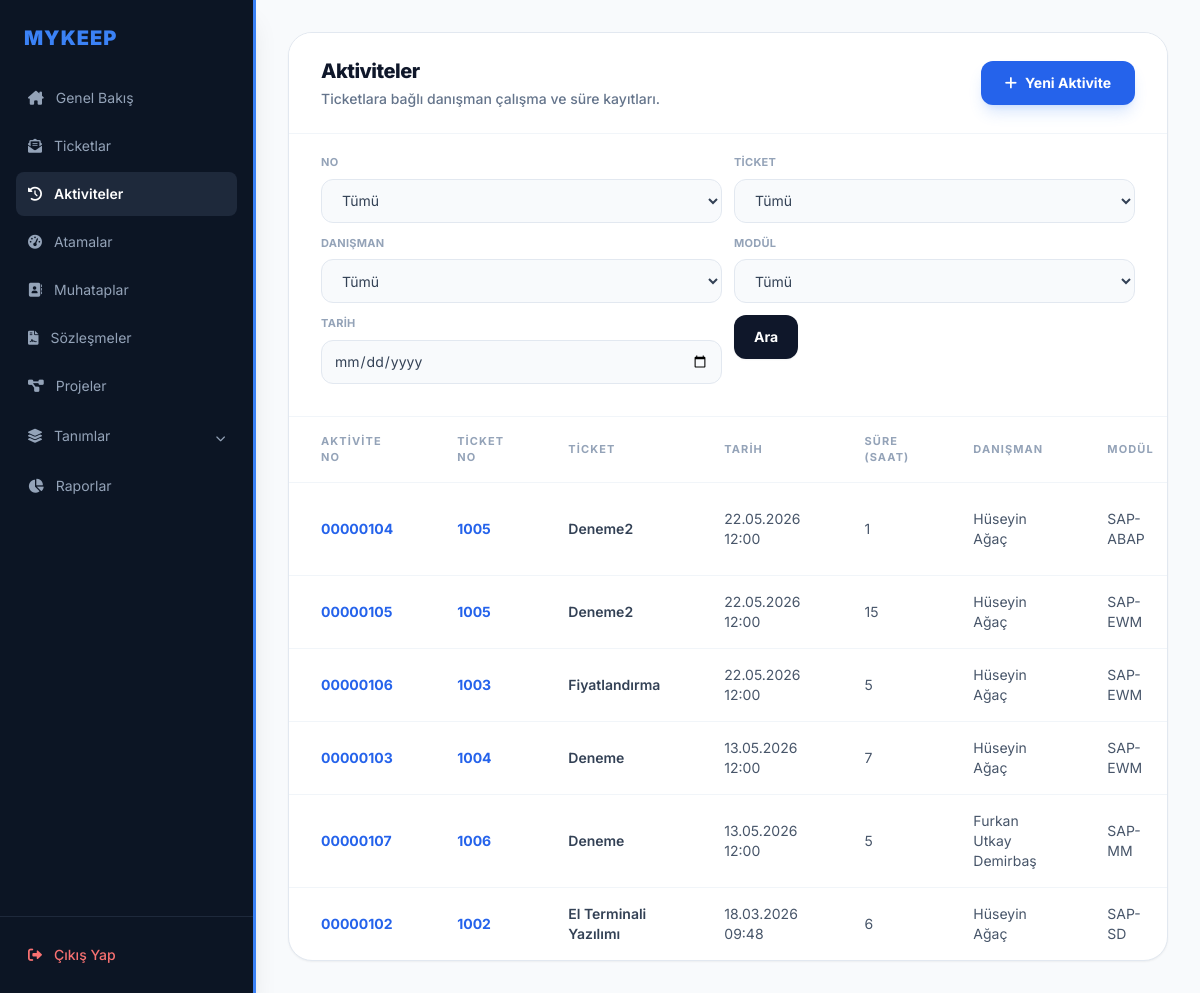
/aktiviteler/ (signed in), run on the app's committed database.
### ticket/models.py (models this page shows, shortened)
class aktivite ( models.Model):
    number = models.IntegerField(auto_created= True,primary_key=True,unique=True, blank=True)
    ticketno = models.ForeignKey("ticket",to_field="ticketno", on_delete=models.CASCADE ,null=True)
    date = models.DateTimeField(blank = False, auto_now_add=False, null=False)
    time = models.IntegerField(null=False, blank=True)
    danisman = models.ForeignKey("modul.danisman", to_field="username", on_delete=models.CASCADE, null=True)
    modul = models.ForeignKey("modul.bolum", to_field="kod", on_delete=models.CASCADE, null=True)
    aciklama = models.TextField(null=True, blank=True)

class ticket(models.Model):
    ticketno = models.IntegerField(primary_key=True, unique=True, blank=True)
    konu: models.CharField= models.CharField(max_length=100)
    unvan = models.ForeignKey("muhatap.muhatap", to_field="unvan", on_delete=models.CASCADE, null=True)
    sozlesmeno = models.ForeignKey("sozlesme.sozlesmeler", to_field="sozlesmeno", on_delete=models.CASCADE, null=True)
    bolumkod = models.ForeignKey("modul.bolum", to_field="kod", on_delete=models.CASCADE, null=True)
    destekturu = models.ForeignKey("destekturu.destektur", to_field="definition", on_delete=models.PROTECT, null=True)
    taleptarih = models.DateTimeField(default=timezone.now)
    termintarih = models.DateTimeField(null=True, blank=True)
    oncelikkod = models.ForeignKey("destekturu.oncelik", to_field="kod", on_delete=models.CASCADE, null=True)
    aciklama = models.TextField(null=True, blank=True)
    durumtanim = models.ForeignKey("statu", to_field="durumtanim", on_delete=models.CASCADE, null=True)
    faturadurum = models.ForeignKey("faturalama", to_field="faturadurum", on_delete=models.CASCADE, null=True)
    danisman = models.ManyToManyField("modul.danisman", blank=True, related_name="ticket_danismanlar")
    efor = models.FloatField(null=True, blank=True)
    onay = models.BooleanField(default=False)
    musteri_ticket_no = models.CharField(max_length=50, null=True, blank=True, verbose_name="Müşteri Ticket No")

### modul/models.py (models this page shows)
class danisman(models.Model):
    username = models.CharField(max_length=10, unique=True)
    isim = models.CharField(max_length=40)
    email = models.EmailField(max_length=100, null=True, blank=True)
    telefon = models.CharField(max_length=10)
    tur = models.CharField(
        max_length=20,
        choices=[('İç Kaynak', 'İç Kaynak'), ('Dış Kaynak', 'Dış Kaynak')],
        default='İç Kaynak',
        verbose_name="Danışman Türü"
    )
    yetkinlik = models.ManyToManyField(bolum, related_name="yetkinlikler")
    def __str__(self):
        return f"{self.isim}"

class bolum(models.Model):
    kod = models.CharField(max_length=10, unique=True)
    program = models.CharField(max_length=40, null=True)
    isim = models.CharField(max_length=20)
    programresim = models.ImageField(upload_to='resimler', null=True, blank=True)
    list_display = ('kod', 'program', 'isim', 'programresim')
    def __str__(self):
        return f"{self.program}-{self.isim}"

### ticket/views.py (the view)
# urls.py: path('aktiviteler/', ticket_views.aktivite_listesi, name='aktivite_listesi'),
def aktivite_listesi(request):
    aktiviteler = aktivite.objects.select_related("ticketno", "danisman", "modul").all().order_by("-date")
    if hasattr(request.user, 'userprofile'):
        profile = request.user.userprofile
        if profile.role == 'Firma' and profile.muhatap_firma:
            aktiviteler = aktiviteler.filter(ticketno__unvan=profile.muhatap_firma)
        elif profile.role == 'Danisman' and profile.danisman_profil:
            aktiviteler = aktiviteler.filter(danisman=profile.danisman_profil)
    aktivite_no = request.GET.get("aktivite_no", "").strip()
    ticket_secimi = request.GET.get("ticket", "").strip()
    danisman = request.GET.get("danisman", "").strip()
    modul = request.GET.get("modul", "").strip()
    tarih = request.GET.get("tarih", "").strip()
    if aktivite_no:
        aktiviteler = aktiviteler.filter(number=aktivite_no)
    if ticket_secimi:
        aktiviteler = aktiviteler.filter(ticketno_id=ticket_secimi)
    if danisman:
        aktiviteler = aktiviteler.filter(danisman__username=danisman)
    if modul:
        aktiviteler = aktiviteler.filter(modul_id=modul)
    if tarih:
        aktiviteler = aktiviteler.filter(date__date=tarih)
    context = {
        "aktiviteler": aktiviteler,
        "aktivite_nolari": aktivite.objects.order_by("number").values_list("number", flat=True),
        "secili_aktivite_no": aktivite_no,
        "secili_ticket": ticket_secimi,
        "secili_danisman": danisman,
        "secili_modul": modul,
        "tarih": tarih,
        "form": AktiviteForm(),
    }
    return render(request, "aktivite_listesi.html", context)

### templates/aktivite_listesi.html (shortened to what this page needs)
{% extends 'base.html' %}
{% block content %}
<div class="bg-white border border-slate-200 rounded-3xl shadow-sm overflow-hidden">
    <div class="px-8 py-6 border-b border-slate-100 flex justify-between items-center bg-white">
        <div>
            <h2 class="text-xl font-extrabold text-slate-900 tracking-tight">Aktiviteler</h2>
            <p class="text-sm text-slate-500 font-medium mt-1">Ticketlara bağlı danışman çalışma ve süre kayıtları.</p>
        </div>
        <a href="{% url 'aktivite_ekle' %}" class="bg-blue-600 hover:bg-blue-700 text-white text-sm font-bold py-3 px-6 rounded-xl transition shadow-lg shadow-blue-500/20 inline-flex items-center active:scale-95">
            <i class="fa-solid fa-plus mr-2"></i>Yeni Aktivite
        </a>
    </div>
    <form method="get" class="px-8 py-5 border-b border-slate-100 bg-white">
        <div class="grid grid-cols-1 gap-3 md:grid-cols-2 xl:grid-cols-[1fr_1fr_1fr_1fr_160px_auto_auto] xl:items-end">
            <div>
                <label class="mb-2 block text-[11px] font-bold uppercase tracking-wide text-slate-400">No</label>
                <select name="aktivite_no" class="w-full h-11 rounded-xl border border-slate-200 bg-slate-50 px-4 text-sm text-slate-700 outline-none transition focus:border-blue-500 focus:bg-white focus:ring-4 focus:ring-blue-500/10">
                    <option value="">Tümü</option>
                </select>
            </div>
            <div>
                <label class="mb-2 block text-[11px] font-bold uppercase tracking-wide text-slate-400">Ticket</label>
                <select name="ticket" class="w-full h-11 rounded-xl border border-slate-200 bg-slate-50 px-4 text-sm text-slate-700 outline-none transition focus:border-blue-500 focus:bg-white focus:ring-4 focus:ring-blue-500/10">
                    <option value="">Tümü</option>
                </select>
            </div>
            <div>
                <label class="mb-2 block text-[11px] font-bold uppercase tracking-wide text-slate-400">Danışman</label>
                <select name="danisman" class="w-full h-11 rounded-xl border border-slate-200 bg-slate-50 px-4 text-sm text-slate-700 outline-none transition focus:border-blue-500 focus:bg-white focus:ring-4 focus:ring-blue-500/10">
                    <option value="">Tümü</option>
                </select>
            </div>
            <div>
                <label class="mb-2 block text-[11px] font-bold uppercase tracking-wide text-slate-400">Modül</label>
                <select name="modul" class="w-full h-11 rounded-xl border border-slate-200 bg-slate-50 px-4 text-sm text-slate-700 outline-none transition focus:border-blue-500 focus:bg-white focus:ring-4 focus:ring-blue-500/10">
                    <option value="">Tümü</option>
                </select>
            </div>
            <div>
                <label class="mb-2 block text-[11px] font-bold uppercase tracking-wide text-slate-400">Tarih</label>
                <input type="date" name="tarih" value="{{ tarih }}" class="w-full h-11 rounded-xl border border-slate-200 bg-slate-50 px-3 text-sm text-slate-700 outline-none transition focus:border-blue-500 focus:bg-white focus:ring-4 focus:ring-blue-500/10">
            </div>
            <div>
                <button type="submit" class="h-11 rounded-xl bg-slate-900 px-5 text-sm font-bold text-white shadow-sm transition hover:bg-slate-700">Ara</button>
            </div>
        </div>
    </form>
    <table class="w-full text-left border-collapse">
        <thead>
            <tr class="text-[11px] uppercase tracking-widest text-slate-400 font-bold border-b border-slate-100">
                <th class="px-8 py-4">Aktivite No</th>
                <th class="px-8 py-4">Ticket No</th>
                <th class="px-8 py-4">Ticket</th>
                <th class="px-8 py-4">Tarih</th>
                <th class="px-8 py-4">Süre (Saat)</th>
                <th class="px-8 py-4">Danışman</th>
                <th class="px-8 py-4">Modül</th>
            </tr>
        </thead>
        <tbody class="divide-y divide-slate-100">
            {% for a in aktiviteler %}
            <tr class="hover:bg-slate-50 transition">
                <td class="px-8 py-4 text-sm font-bold">
                    <a href="{% url 'aktivite_duzenle' a.pk %}" class="text-blue-600 hover:text-blue-800 hover:underline">
                        {{ a.number|stringformat:"08d" }}
                    </a>
                </td>
                <td class="px-8 py-4 text-sm font-bold">
                    {% if a.ticketno %}
                        <a href="{% url 'ticket_duzenle' a.ticketno.pk %}" class="text-blue-600 hover:text-blue-800 hover:underline">
                            {{ a.ticketno.ticketno }}
                        </a>
                    {% else %}
                        <span class="text-slate-400">-</span>
                    {% endif %}
                </td>
                <td class="px-8 py-4 text-sm">
                    <span class="font-semibold text-slate-700">{{ a.ticketno.konu|default:"-" }}</span>
                </td>
                <td class="px-8 py-4 text-sm text-slate-600">{{ a.date|date:"d.m.Y H:i" }}</td>
                <td class="px-8 py-4 text-sm text-slate-600">{{ a.time }}</td>
                <td class="px-8 py-4 text-sm text-slate-600">{{ a.danisman|default:"-" }}</td>
                <td class="px-8 py-4 text-sm text-slate-600">{{ a.modul|default:"-" }}</td>
            </tr>
            {% empty %}
            <tr>
                <td colspan="9" class="px-8 py-10 text-center text-sm text-slate-400">Henüz aktivite eklenmemiş.</td>
            </tr>
            {% endfor %}
        </tbody>
    </table>
</div>
{% endblock %}

### templates/base.html (style rules this page uses)
* { scrollbar-width: thin; scrollbar-color: #cbd5e1 transparent; }
body { font-family: 'Inter', sans-serif; }

### data on the page
aktivite: number "00000104", ticketno.ticketno "1005", ticketno.konu "Deneme2", date "22.05.2026 12:00", time "1", danisman "Hüseyin Ağaç", modul "SAP-ABAP"
aktivite: number "00000105", ticketno.ticketno "1005", ticketno.konu "Deneme2", date "22.05.2026 12:00", time "15", danisman "Hüseyin Ağaç", modul "SAP-EWM"
aktivite: number "00000106", ticketno.ticketno "1003", ticketno.konu "Fiyatlandırma", date "22.05.2026 12:00", time "5", danisman "Hüseyin Ağaç", modul "SAP-EWM"
aktivite: number "00000103", ticketno.ticketno "1004", ticketno.konu "Deneme", date "13.05.2026 12:00", time "7", danisman "Hüseyin Ağaç", modul "SAP-EWM"
aktivite: number "00000107", ticketno.ticketno "1006", ticketno.konu "Deneme", date "13.05.2026 12:00", time "5", danisman "Furkan Utkay Demirbaş", modul "SAP-MM"
aktivite: number "00000102", ticketno.ticketno "1002", ticketno.konu "El Terminali Yazılımı", date "18.03.2026 09:48", time "6", danisman "Hüseyin Ağaç", modul "SAP-SD"
